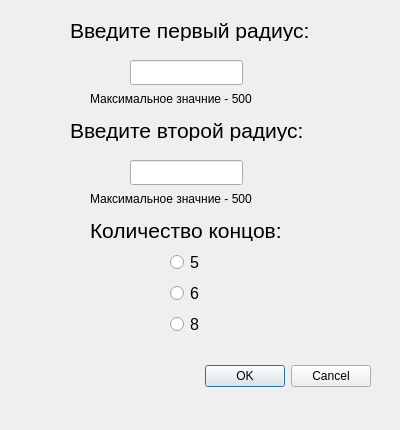
<?xml version="1.0" encoding="UTF-8"?>
<ui version="4.0">
 <class>StarDialog</class>
 <widget class="QDialog" name="StarDialog">
  <property name="geometry">
   <rect>
    <x>0</x>
    <y>0</y>
    <width>400</width>
    <height>430</height>
   </rect>
  </property>
  <property name="windowTitle">
   <string>Звезда</string>
  </property>
  <widget class="QDialogButtonBox" name="buttonBox">
   <property name="geometry">
    <rect>
     <x>30</x>
     <y>360</y>
     <width>341</width>
     <height>32</height>
    </rect>
   </property>
   <property name="orientation">
    <enum>Qt::Horizontal</enum>
   </property>
   <property name="standardButtons">
    <set>QDialogButtonBox::Cancel|QDialogButtonBox::Ok</set>
   </property>
  </widget>
  <widget class="QLabel" name="label">
   <property name="geometry">
    <rect>
     <x>70</x>
     <y>20</y>
     <width>251</width>
     <height>21</height>
    </rect>
   </property>
   <property name="font">
    <font>
     <pointsize>16</pointsize>
    </font>
   </property>
   <property name="text">
    <string>Введите первый радиус:</string>
   </property>
  </widget>
  <widget class="QLabel" name="label_2">
   <property name="geometry">
    <rect>
     <x>70</x>
     <y>120</y>
     <width>251</width>
     <height>21</height>
    </rect>
   </property>
   <property name="font">
    <font>
     <pointsize>16</pointsize>
    </font>
   </property>
   <property name="text">
    <string>Введите второй радиус:</string>
   </property>
  </widget>
  <widget class="QLineEdit" name="lineEdit">
   <property name="geometry">
    <rect>
     <x>130</x>
     <y>60</y>
     <width>113</width>
     <height>25</height>
    </rect>
   </property>
  </widget>
  <widget class="QLineEdit" name="lineEdit_2">
   <property name="geometry">
    <rect>
     <x>130</x>
     <y>160</y>
     <width>113</width>
     <height>25</height>
    </rect>
   </property>
  </widget>
  <widget class="QLabel" name="label_3">
   <property name="geometry">
    <rect>
     <x>90</x>
     <y>220</y>
     <width>221</width>
     <height>21</height>
    </rect>
   </property>
   <property name="font">
    <font>
     <pointsize>16</pointsize>
    </font>
   </property>
   <property name="text">
    <string>Количество концов:</string>
   </property>
  </widget>
  <widget class="QWidget" name="layoutWidget">
   <property name="geometry">
    <rect>
     <x>170</x>
     <y>250</y>
     <width>37</width>
     <height>86</height>
    </rect>
   </property>
   <layout class="QVBoxLayout" name="verticalLayout">
    <item>
     <widget class="QRadioButton" name="radioButton">
      <property name="font">
       <font>
        <pointsize>12</pointsize>
       </font>
      </property>
      <property name="text">
       <string>5</string>
      </property>
     </widget>
    </item>
    <item>
     <widget class="QRadioButton" name="radioButton_2">
      <property name="font">
       <font>
        <pointsize>12</pointsize>
       </font>
      </property>
      <property name="text">
       <string>6</string>
      </property>
     </widget>
    </item>
    <item>
     <widget class="QRadioButton" name="radioButton_3">
      <property name="font">
       <font>
        <pointsize>12</pointsize>
       </font>
      </property>
      <property name="text">
       <string>8</string>
      </property>
     </widget>
    </item>
   </layout>
  </widget>
  <widget class="QLabel" name="label_4">
   <property name="geometry">
    <rect>
     <x>90</x>
     <y>90</y>
     <width>211</width>
     <height>17</height>
    </rect>
   </property>
   <property name="text">
    <string>Максимальное значние - 500</string>
   </property>
  </widget>
  <widget class="QLabel" name="label_5">
   <property name="geometry">
    <rect>
     <x>90</x>
     <y>190</y>
     <width>211</width>
     <height>17</height>
    </rect>
   </property>
   <property name="text">
    <string>Максимальное значние - 500</string>
   </property>
  </widget>
 </widget>
 <resources/>
 <connections>
  <connection>
   <sender>buttonBox</sender>
   <signal>accepted()</signal>
   <receiver>StarDialog</receiver>
   <slot>accept()</slot>
   <hints>
    <hint type="sourcelabel">
     <x>248</x>
     <y>254</y>
    </hint>
    <hint type="destinationlabel">
     <x>157</x>
     <y>274</y>
    </hint>
   </hints>
  </connection>
  <connection>
   <sender>buttonBox</sender>
   <signal>rejected()</signal>
   <receiver>StarDialog</receiver>
   <slot>reject()</slot>
   <hints>
    <hint type="sourcelabel">
     <x>316</x>
     <y>260</y>
    </hint>
    <hint type="destinationlabel">
     <x>286</x>
     <y>274</y>
    </hint>
   </hints>
  </connection>
 </connections>
</ui>
